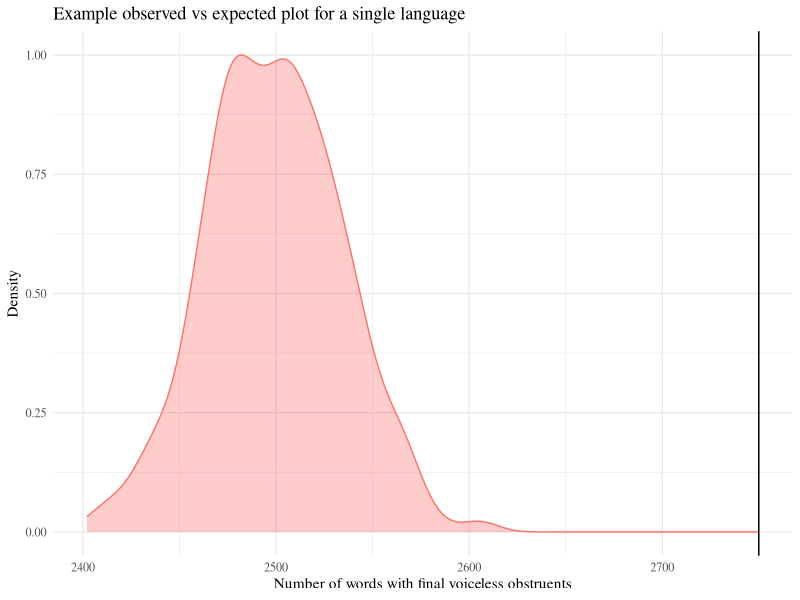
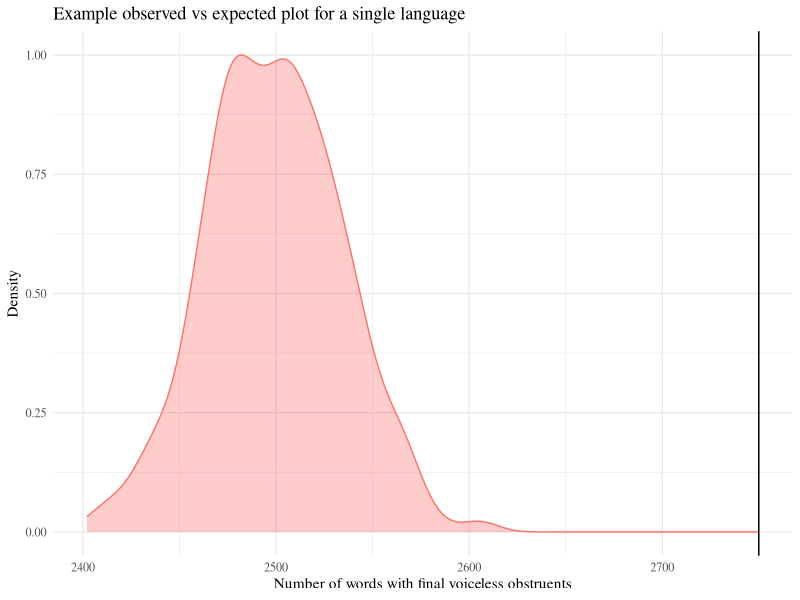

Reproduce these figures in R, in order.
library(tidyr)
library(dplyr)
library(ggplot2)
library(ggpubr)
setwd("C:/Users/CodeB/Documents/GitHub/XPF-Daniela-Project/06-11-21-trigram_model")

artificial <- rbinom(1000, 5000, 2500/5000)

natural <- 2750

example_plot <- ggplot(data.frame(x=artificial), aes(x, color="red")) +
  geom_density(aes(y=..scaled..), fill = "red", alpha = 0.2) + 
  xlab("Number of words with final voiceless obstruents") +
  ylab("Density") + 
  ggtitle("Example observed vs expected plot for a single language") +
  theme_minimal() + 
  theme(legend.position = "none", text=element_text(family="serif")) + 
  geom_vline(xintercept=natural)
example_plot
ggsave(example_plot, file="example_oe_binom.png", height=4, width=8)